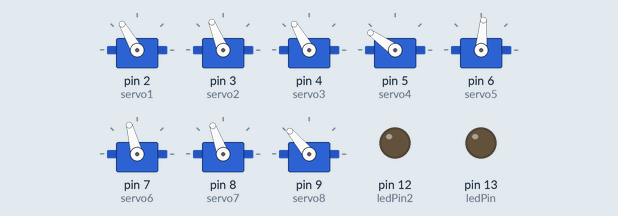
Recording of a sketch running on a simulated Arduino Uno, built with avr-gcc and run on an emulated ATmega328P. On the bench: 8 × servo, output pins drawn as LEDs (lit = HIGH).

Above: at 0.05 s.
At 5.95 s:
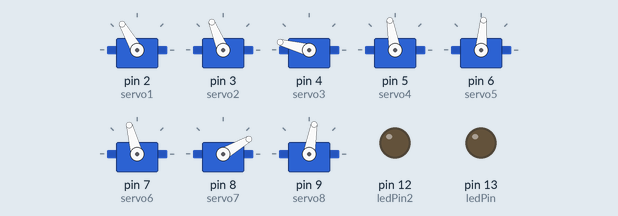
At 8.75 s:
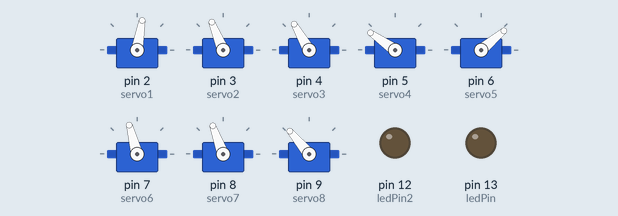
At 10.8 s:
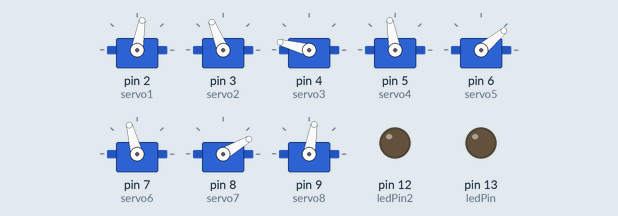
At 13.1 s:
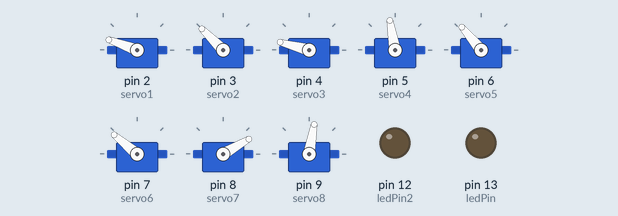
At 17.5 s:
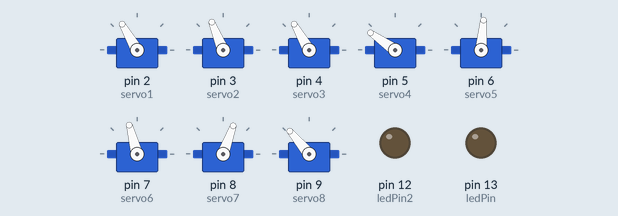
Timing chart, 0 to 20.1 s (numbered marks = the images above):
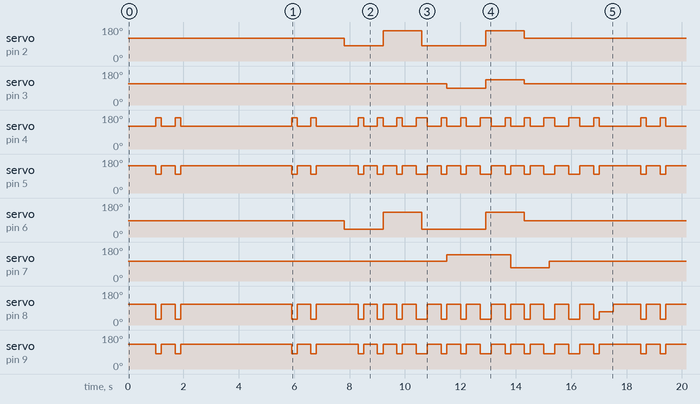

Measured:
- by itself, servo on pin 2 (servo1): 120° → 80° at 7.8 s, → 160° 1.4 s later, → 80° 1.4 s later, → 160° 2.3 s later, … (10 changes in this stretch)
- by itself, servo on pin 3 (servo2): 112° → 90° at 11.5 s, → 135° 1.4 s later, → 112° 1.4 s later, → 90° 14.7 s later, … (6 changes in this stretch)
- by itself, servo on pin 4 (servo3): moves between 120° and 165°, repeating every 17.5 s
- by itself, servo on pin 5 (servo4): moves between 100° and 145°, repeating every 17.5 s
- by itself, servo on pin 6 (servo5): 85° → 40° at 7.8 s, → 130° 1.4 s later, → 40° 1.4 s later, → 130° 2.3 s later, … (10 changes in this stretch)
- by itself, servo on pin 7 (servo6): 105° → 140° at 11.5 s, → 70° 2.3 s later, → 105° 1.4 s later, → 140° 13.8 s later, … (6 changes in this stretch)
- by itself, servo on pin 8 (servo7): moves between 30° and 110°, repeating every 17.5 s
- by itself, servo on pin 9 (servo8): moves between 80° and 130°, repeating every 17.5 s

The sketch:

The_Doorman.ino
```cpp
/// The Doorman ///

////
    #include <Servo.h>

    const int servo1 = 2; // left x axis
    const int servo2 = 3; // left y axis
    const int servo3 = 4; // left bottom eyelid
    const int servo4 = 5; // left top eyelid
    const int servo5 = 6; // right x axis
    const int servo6 = 7; // right y axis
    const int servo7 = 8; // right bottom eyelid
    const int servo8 = 9; // right top eyelid

    int servoVal;

    Servo myservo1;
    Servo myservo2;
    Servo myservo3;
    Servo myservo4;
    Servo myservo5;
    Servo myservo6;
    Servo myservo7;
    Servo myservo8;

////
    int ledPin = 13;                // choose the pin for the LED
    int ledPin2 = 12;
    int inputPin = 1;               // choose the input pin (for PIR sensor)
    int pirState = LOW;             // we start, assuming no motion detected
    int val = 0;                    // variable for reading the pin status
////
    void setup() {

      myservo1.attach(servo1);
      myservo2.attach(servo2);
      myservo3.attach(servo3);
      myservo4.attach(servo4);
      myservo5.attach(servo5);
      myservo6.attach(servo6);
      myservo7.attach(servo7);
      myservo8.attach(servo8);

      pinMode(13, OUTPUT);
      pinMode(12, OUTPUT);
      pinMode(ledPin, OUTPUT);      // declare LED as output
      pinMode(inputPin, INPUT);     // declare sensor as input

      Serial.begin(9600);
    }
    void moveLeftLT(int percent) {
      int correction = 0;
      int min = 100;
      int max = 145;
      int position = max - (max - min) * percent / 100 + correction;
      myservo4.write(position);
    }
    void moveLeftLB(int percent) {
      int correction = 0;
      int min = 120;
      int max = 165;
      int position = min + (max - min) * percent / 100 + correction;
      myservo3.write(position);
    }
    void moveRightLB(int percent) {
      int correction = 0;
      int min = 30;
      int max = 110;
      int position = max - (max - min) * percent / 100 + correction;
      myservo7.write(position);
    }
    void moveRightLT(int percent) {
      int correction = 0;
      int min = 80;
      int max = 130;
      int position = max - (max - min) * percent / 100 + correction;
      myservo8.write(position);
    }
    void moveLeftX(int percent) {
      int correction = 0;
      int min = 80;
      int max = 160;
      int position = (max - min) * percent / 100 + min + correction;
      myservo1.write(position);
    }
    void moveRightX(int percent) {
      int correction = 0;
      int min = 40;
      int max = 130;
      int position = (max - min) * percent / 100 + min + correction;
      myservo5.write(position);
    }
    void moveLeftY(int percent) {
      int correction = 0;
      int min = 90;
      int max = 135;
      int position = (max - min) * percent / 100 + min + correction;
      myservo2.write(position);
    }
    void moveRightY(int percent) {
      int correction = 0;
      int min = 70;
      int max = 140;
      int position = max - (max - min) * percent / 100 + correction;
      myservo6.write(position);
    }
    void closeEyes() {
      moveLeftLT(100);
      moveRightLT(100);
      moveLeftLB(100);
      moveRightLB(100);
    }
    void openEyes() {
      moveLeftLT(0);
      moveRightLT(0);
      moveLeftLB(0);
      moveRightLB(0);
    }
    void blink() {
      closeEyes();
      delay(200);
      openEyes();
      delay(500);
      closeEyes();
      delay(200);
      openEyes();
    }

    void loop(){

/////// ALIGNMENT ///////


        openEyes();
        moveLeftX(50);
        moveRightX(50);
        moveLeftY(50);
        moveRightY(50);

         delay (1000);
      blink();
      delay(3000);

     moveLeftX(50);
     moveLeftY(50);
     moveRightLT(0);
     moveLeftLT(0);
     moveRightX(50);
     moveRightY(50);
     moveLeftLB(0);
     moveRightLB(0);

      delay(1000);blink();

      delay(1000);

      moveLeftX(0);
      moveRightX(0);
      delay(500);blink();

      moveLeftX(100);
      moveRightX(100);
      delay(500);blink();

      moveLeftX(0);
      moveRightX(0);blink();
      moveLeftY(0);
      moveRightY(0);
      delay(500);blink();

      moveLeftX(100);
      moveRightX(100);
      moveLeftY(100);blink();
      moveRightY(100);
      delay(500);

      moveLeftX(50);
      moveRightX(50);
      moveLeftY(50);blink();
      moveRightY(50);blink();
      moveLeftLT(50);
      moveRightLT(50);
      moveLeftLB(50);blink();
      moveRightLB(50);
      delay(500);
    }
```
